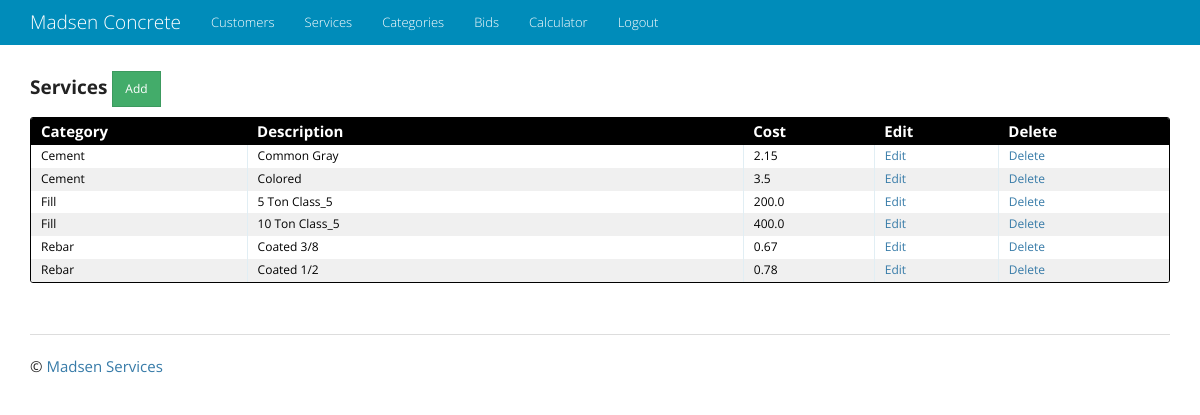
The page /service/ on the database as committed earlier.
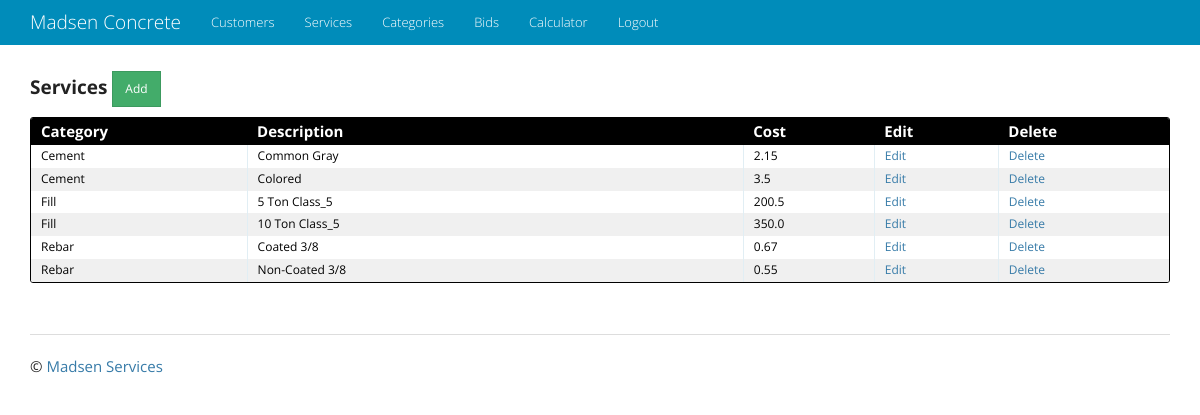
The same page on the database as committed later.
### service/models.py (models this page shows, shortened)
class Service(models.Model):
    description = models.CharField(max_length=200)
    cost = models.FloatField()
    category = models.ForeignKey('category.Category', on_delete=models.CASCADE, null=True)

### category/models.py (models this page shows, shortened)
class Category(models.Model):
    name = models.CharField(max_length=20)
    class Meta:
        ordering = ['name']

### service/views.py (the view)
class ServiceList(ListView):
    model = Service
    def get_queryset(self, *args, **kwargs):
        qs = super(ServiceList, self).get_queryset(*args, **kwargs).order_by('category')
        return qs

### templates/service/service_list.html
{% extends "base.html" %}
{% block content %}
<div class="entries">
  <h4><strong>Services </strong><a href="{% url 'service_app:service_create' %}"
                                    class="btn btn-sm btn-success" role="button">Add</a></h4>
  <div class="datagrid">
    <table>
      <thead>
        <tr>
          <th width="10px"><strong>Category</strong></th>
          <th width="200px"><strong>Description</strong></th>
          <th width="50px"><strong>Cost</strong></th>
          <th width="50px"><strong>Edit</strong></th>
            <th width="50px"><strong>Delete</strong></th>
        </tr>
      </thead>
      {% for service in object_list %}
        <tr style="{% cycle 'background: white' 'background: #F0F0F0' %}">
            <td>{{ service.category.name }}</td>
            <td>{{ service.description }}</td>
            <td>{{ service.cost }}</td>
            <td><a href="{% url 'service_app:service_update' pk=service.pk %}">Edit</a></td>
            <td><a href="{% url 'service_app:service_delete' pk=service.pk %}">Delete</a></td>
        </tr>
      {% endfor %}
    </table>
  </div>
</div>
{% endblock content %}

Rows that differ between the two databases and show on the page:
changed Service "5 Ton Class_5": cost "200.0" → "200.5"
changed Service "10 Ton Class_5": cost "400.0" → "350.0"
changed Service: description "Coated 1/2" → "Non-Coated 3/8"; cost "0.78" → "0.55"
